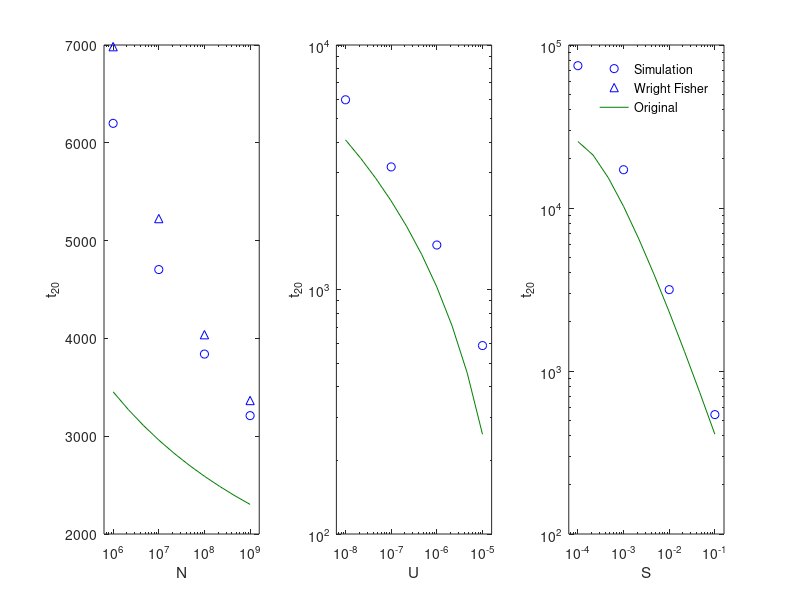

This figure's MATLAB source:
function [] = NewMethod()
    simCol = [0.0 0.0 1.0]
    oriCol = [0.0 0.5 0.0]
    tranCol = [1.0 0.0 0.0]
    negCol = [0.0 0.75 0.75]
    tran2Col = [1.0 0.0 0.0]
    
    minN = 1e6;
    maxN = 1e9;
    minU = 1e-8;
    maxU = 1e-5;
    minS = 1e-4;
    maxS = 1e-1;
    
    padding = 0.2;
    figure();
    dat_01 = load('WrightFisherSweepUNS_DPC_4_SDP_25_PARAM_K_21_N_1.0e9.0_d_100_u_1e-07_s_0.1_N_N.mat');
    %Sweep N
    subplot(1,3,1)
    semilogx(dat_01.NX, dat_01.Nt_20, 'o', 'Color', simCol);
    hold all
    semilogx(dat_01.NX, dat_01.Nt_20_TL, '^', 'Color', simCol);
    semilogx(dat_01.NX_orig, dat_01.Nt_20_orig, 'Color', oriCol);
    xlabel('N')
    ylabel('t_{20}')
    xlim([10.0 ^ (log10(minN) - padding), 10.0^(log10(maxN) + padding)]);
    
    %Sweep U
    subplot(1,3,2)
    loglog(dat_01.UX, dat_01.Ut_20, 'o', 'Color', simCol);
    hold all
    loglog(dat_01.UX_orig, dat_01.Ut_20_orig, 'Color', oriCol);
    xlabel('U')
    ylabel('t_{20}')
    xlim([10.0 ^ (log10(minU) - padding), 10.0^(log10(maxU) + padding)]);

    %Sweep S
    subplot(1,3,3)
    loglog(dat_01.SX, dat_01.St_20, 'o', 'Color', simCol);
    hold all
    loglog(dat_01.SX, dat_01.St_20_TL, '^', 'Color', simCol);
    xlim([10.0 ^ (log10(minS) - padding), 10.0^(log10(maxS) + padding)]);

    loglog(dat_01.SX_orig, dat_01.St_20_orig, 'Color', oriCol);
    xlabel('S');
    ylabel('t_{20}');
    legend('Simulation','Wright Fisher', 'Original');
    legend('boxoff');

end
